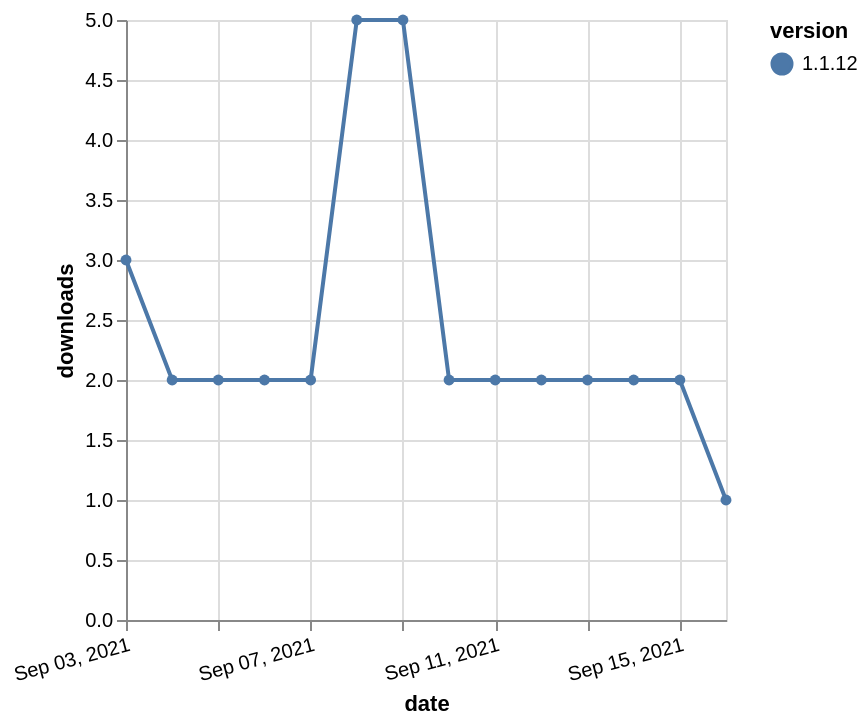

Vega-Lite specification stored for this chart:
### Vega-Lite specification from a JSON file in a GitHub repository (floating-point values rounded to 4 significant figures)
{"$schema": "https://vega.github.io/schema/vega-lite/v5.json", "description": "A simple bar chart with embedded data.", "data": {"values": [{"date": "2021-09-03", "total": 4252, "delta": 3, "version": "1.1.12"}, {"date": "2021-09-04", "total": 4254, "delta": 2, "version": "1.1.12"}, {"date": "2021-09-05", "total": 4256, "delta": 2, "version": "1.1.12"}, {"date": "2021-09-06", "total": 4258, "delta": 2, "version": "1.1.12"}, {"date": "2021-09-07", "total": 4260, "delta": 2, "version": "1.1.12"}, {"date": "2021-09-08", "total": 4265, "delta": 5, "version": "1.1.12"}, {"date": "2021-09-09", "total": 4270, "delta": 5, "version": "1.1.12"}, {"date": "2021-09-10", "total": 4272, "delta": 2, "version": "1.1.12"}, {"date": "2021-09-11", "total": 4274, "delta": 2, "version": "1.1.12"}, {"date": "2021-09-12", "total": 4276, "delta": 2, "version": "1.1.12"}, {"date": "2021-09-13", "total": 4278, "delta": 2, "version": "1.1.12"}, {"date": "2021-09-14", "total": 4280, "delta": 2, "version": "1.1.12"}, {"date": "2021-09-15", "total": 4282, "delta": 2, "version": "1.1.12"}, {"date": "2021-09-16", "total": 4283, "delta": 1, "version": "1.1.12"}]}, "width": "container", "mark": {"type": "line", "point": {"filled": true}}, "encoding": {"x": {"field": "date", "type": "temporal", "timeUnit": "yearmonthdate", "title": "date", "axis": {"labelAngle": -15}}, "y": {"field": "delta", "type": "quantitative", "title": "downloads"}, "color": {"field": "version", "type": "nominal"}, "tooltip": {"field": "delta"}}}
